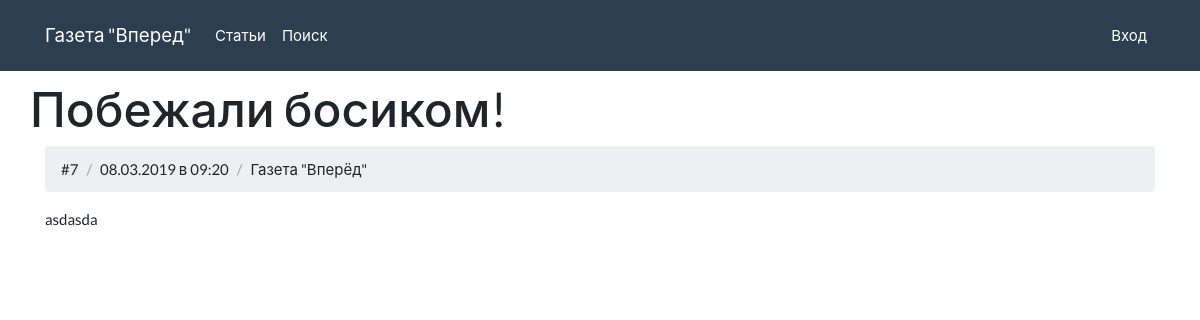
Screenshot of /post.php?id=7 with the database file from the repository.
### tables this page shows
CREATE TABLE "posts" (
	`ID`	INTEGER PRIMARY KEY AUTOINCREMENT,
	`Name`	TEXT NOT NULL,
	`Author`	INTEGER,
	`Date`	INTEGER DEFAULT 0,
	`Content`	TEXT,
	FOREIGN KEY(`Author`) REFERENCES `authors`(`ID`)
);

CREATE TABLE "authors" (
	`ID`	INTEGER PRIMARY KEY AUTOINCREMENT,
	`Name`	TEXT NOT NULL,
	`login`	TEXT NOT NULL,
	`password`	TEXT NOT NULL
);

### includes/sqlite.php (called while the page is built, shortened)
<?php
class DB
{
    private $db;
    public function __construct($dbfile = ':memory:')
    {
        $this->db = new SQLite3($dbfile);
        $this->db->createFunction('lower', 'lower');
    }
    public function query(string $query)
    {
        $result = $this->db->query($query);
        $array = array();
        while ($row = $result->fetchArray()) {
            $array[] = $row;
        }
        return $array;
    }
    public function select($table, $fields = '*', string $where = '1', $order = array(), int $limit = -1, int $offset = 0)
    {
        $_order = '';
        $countOrder = count($order);
        if ($countOrder > 0) {
            if ($countOrder == 1) {
                $_order .= '`' . $order[0] . '`';
            } else {
                $_order .= '`' . $order[0] . '` ' . $order[1];
            }
            $order = 'ORDER BY ' . $_order;
        } else {
            $order = '';
        }
        if ($limit >= 0) {
            $limit = 'LIMIT ' . $offset . ', ' . $limit;
        } else {
            $limit = '';
        }
        if (!is_array($table)) $table = array($table);
        $tables = '';
        $countTables = count($table);
        for($i = 0; $i < $countTables; $i++) {
            $tables .= '`' . $table[$i] . '`';;
        }
        $query = "SELECT $fields FROM $tables WHERE $where $order $limit;";
        $result = $this->query($query);
        return $result;
    }
    public function selectOne($table, $fields = '*', string $where = '1', $order = array(), int $offset = 0)
    {
        $result = $this->select($table, $fields, $where, $order, 1, $offset);
        return $result[0];
    }
}

### post.php (the view, shortened to what this page needs)
<?php
include "includes/header.php";
$id = (int)$_GET['id'];
$db = new DB('archive.db');
$post = $db->selectOne('posts', '*', '`id` = ' . $id);
$author = $db->selectOne('authors', 'Name', '`id` = ' . $post['Author']);
?>
    <main class="container">
        <div class="row">
            <h1><?= $post['Name']; ?></h1>
            <div class="col-12">
                <ol class="post-info breadcrumb">
                    <li class="breadcrumb-item">
                        #<?= $post['ID']; ?>
                    </li>
                    <li class="breadcrumb-item">
                        <?= date('d.m.Y в H:i ', $post['Date']); ?>
                    </li>
                    <li class="breadcrumb-item">
                        <?= $author['Name']; ?>
                    </li>
                </ol>
            </div>
        </div>
        <div class="row">
            <div class="col-12">
                <div class="content">
                    <?= nl2br($post['Content']); ?>
                </div>
            </div>
        </div>
    </main>
<?php
include "includes/footer.php";

### style.css (style rules this page uses)
body { padding-top: 80px; }

### rows the page displays
posts: Name "Побежали босиком!", ID "7", Date "08.03.2019 в 09:20", Content "asdasda"
authors: Name "Газета \"Вперёд\""
